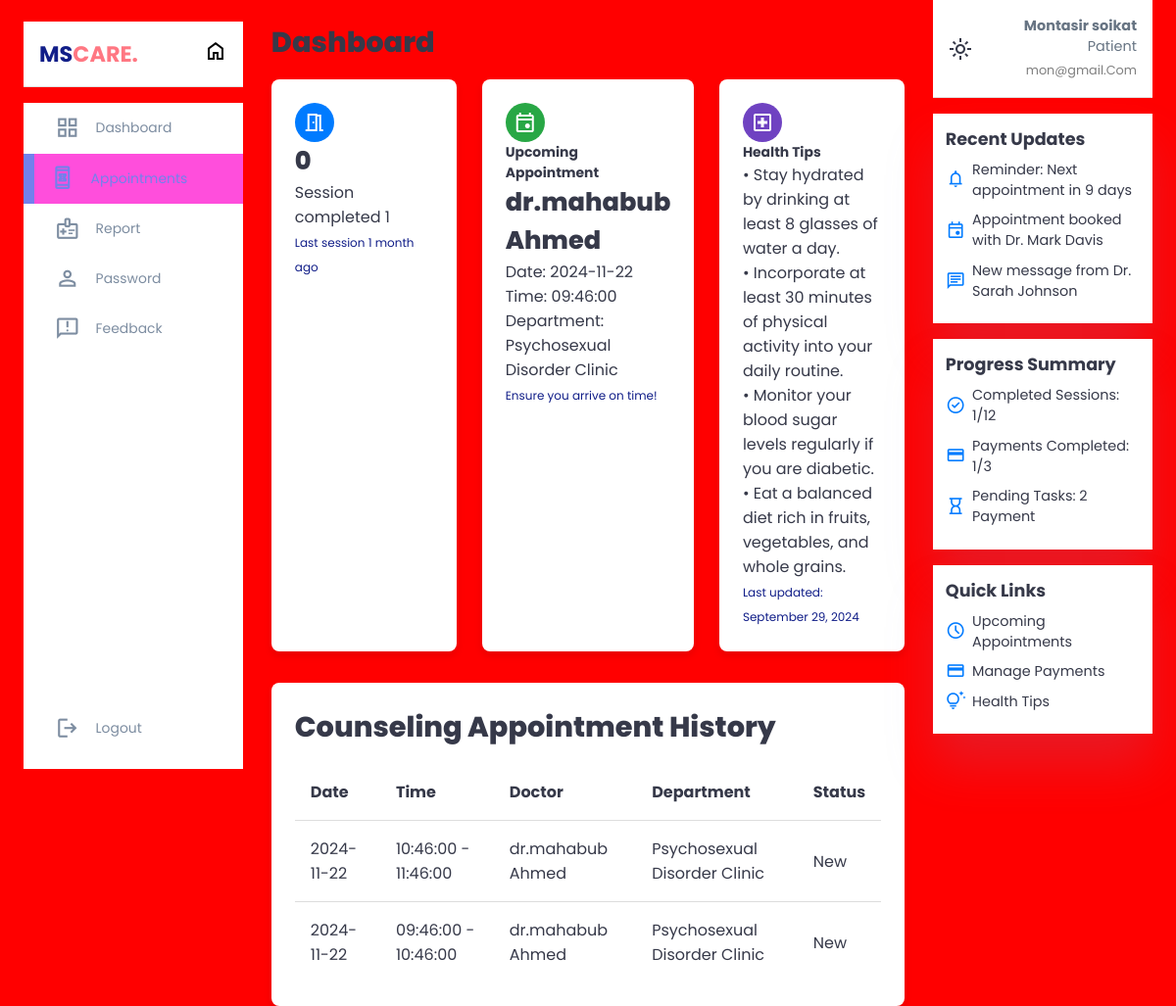
Screenshot of /patient/patient_dashboard.php (signed in) with the database file from the repository.
### tables this page shows
CREATE TABLE `appointments_patients` (
  `id` int(11) NOT NULL,
  `email` varchar(255) NOT NULL,
  `name` varchar(255) NOT NULL,
  `phone_number` varchar(15) NOT NULL,
  `age` int(11) NOT NULL,
  `gender` enum('Male','Female','Other') NOT NULL,
  `address` text NOT NULL,
  `appointment_date` date NOT NULL,
  `start_time` time NOT NULL,
  `end_time` time GENERATED ALWAYS AS (addtime(`start_time`,'01:00:00')) STORED,
  `patient_status` enum('New','Old') NOT NULL,
  `department_name` varchar(255) NOT NULL,
  `doctor_name` varchar(255) NOT NULL
);

CREATE TABLE `users` (
  `id` int(11) NOT NULL,
  `first_name` varchar(50) NOT NULL,
  `last_name` varchar(50) NOT NULL,
  `phone_number` varchar(15) NOT NULL,
  `email` varchar(100) NOT NULL,
  `password` varchar(255) NOT NULL,
  `birthday` date NOT NULL,
  `gender` enum('Male','Female','Other') NOT NULL,
  `role` enum('admin','doctor','patient') DEFAULT 'patient',
  `profile_picture` varchar(255) DEFAULT NULL,
  `doctor_id` int(11) DEFAULT NULL,
  `reset_token` varchar(255) DEFAULT NULL,
  `token_expiry` datetime DEFAULT NULL
);

### patient/patient_dashboard.php (the view, shortened to what this page needs)
<?php
$conn = new mysqli("localhost", "root", "", "hospital_management");
$email = $_SESSION['user_id'];
$sql = "SELECT first_name, last_name, phone_number, birthday, gender FROM users WHERE email=?";
$stmt = $conn->prepare($sql);
$stmt->bind_param("s", $email);
$stmt->execute();
$result = $stmt->get_result();
$patient = $result->fetch_assoc();
$name = $patient['first_name'] . ' ' . $patient['last_name'];
$upcoming_appointment_query = "
    SELECT doctor_name, appointment_date, start_time, department_name
    FROM appointments_patients
    WHERE email = ? AND appointment_date >= CURDATE()
    ORDER BY appointment_date ASC, start_time ASC
    LIMIT 1
";
$stmt = $conn->prepare($upcoming_appointment_query);
$stmt->bind_param("s", $email);
$stmt->execute();
$result = $stmt->get_result();
$upcoming_appointment = $result->fetch_assoc();
$counseling_history_query = "
    SELECT appointment_date, start_time, end_time, doctor_name, department_name, patient_status
    FROM appointments_patients
    WHERE email = ? AND department_name LIKE '%Clinic%'
    ORDER BY appointment_date DESC, start_time DESC
";
$stmt = $conn->prepare($counseling_history_query);
$stmt->bind_param("s", $email);
$stmt->execute();
$result = $stmt->get_result();
$appointments = [];
while ($row = $result->fetch_assoc()) {
    $appointments[] = $row;
}
$total_sessions_query = "
    SELECT COUNT(*) AS total_sessions
    FROM appointments_patients
    WHERE email = ? AND appointment_date < CURDATE()
";
$stmt = $conn->prepare($total_sessions_query);
$stmt->bind_param("s", $email);
$stmt->execute();
$result = $stmt->get_result();
$total_sessions_data = $result->fetch_assoc();
$total_sessions = $total_sessions_data['total_sessions'];
?>
<!DOCTYPE html>
<html lang="en">
<head>
    <link rel="stylesheet" href="CSS\p.css">
</head>
<body>
    <div class="container">
        <aside>
            <div class="top">
                <div class="logo">
                    <h2>MS<span class="danger">CARE.</span></h2>
                </div>
                <div class="home">
                    <span class="material-symbols-outlined">home</span>
                </div>
            </div>
            <div class="sidebar">
                <a href="patient.php">
                <span class="material-symbols-outlined">grid_view</span>
                <h3>Dashboard</h3>
                </a>
                <a href="../appointment /index.php?email=<?php echo urlencode($_SESSION['user_id']); ?>" class="active">
                <span class="material-symbols-outlined">book_online</span>
                <h3>Appointments</h3>
                </a>
                <a href="#">
                    <span class="material-symbols-outlined">Medical_Information</span>
                    <h3>Report</h3>
                </a>
                <a href="Password.php">
                    <span class="material-symbols-outlined">person</span>
                    <h3>Password</h3>
                    </a>
                    <a href="feedback_form.php">
                    <span class="material-symbols-outlined">feedback</span>
                    <h3>Feedback</h3>
                </a>
                    <a href="../Create an Account/logout.php">
                        <span class="material-symbols-outlined">Logout</span>
                        <h3>Logout</h3>
                        </a>
            </div>
        </aside>
        <main>
            <h1>Dashboard</h1>
            <div class="insight">
                <div class="report">
                    <span class="material-symbols-outlined">Meeting_room</span>
                    <div class="middle">
                        <div class="left">
                        <h1><?php echo htmlspecialchars($total_sessions); ?></h1>
                            <p>Session completed 1</p>
                        </div>
                    </div>
                    <small>Last session 1 month  ago</small>
                </div>
                <div class="appointment">
    <span class="material-symbols-outlined">event</span>
    <div class="middle">
    <div class="left">
    <h3>Upcoming Appointment</h3>
    <?php if ($upcoming_appointment): ?>
        <h1><?php echo htmlspecialchars($upcoming_appointment['doctor_name']); ?></h1>
        <p>Date: <?php echo htmlspecialchars($upcoming_appointment['appointment_date']); ?></p>
        <p>Time: <?php echo htmlspecialchars($upcoming_appointment['start_time']); ?></p>
        <p>Department: <?php echo htmlspecialchars($upcoming_appointment['department_name']); ?></p>
    <?php else: ?>
        <p>No upcoming appointments found.</p>
    <?php endif; ?>
</div>
    </div>
    <small>Ensure you arrive on time!</small>
</div>
                <div class="health-tips">
                    <span class="material-symbols-outlined">local_hospital</span>
                    <div class="middle">
                        <div class="left">
                            <h3>Health Tips</h3>
                            <p>• Stay hydrated by drinking at least 8 glasses of water a day.</p>
                            <p>• Incorporate at least 30 minutes of physical activity into your daily routine.</p>
                            <p>• Monitor your blood sugar levels regularly if you are diabetic.</p>
                            <p>• Eat a balanced diet rich in fruits, vegetables, and whole grains.</p>
                        </div>
                    </div>
                    <small>Last updated: September 29, 2024</small>
                </div>
            </div>
            <div class="history">
    <h1>Counseling Appointment History</h1>
    <table>
        <thead>
            <tr>
                <th>Date</th>
                <th>Time</th>
                <th>Doctor</th>
                <th>Department</th>
                <th>Status</th>
            </tr>
        </thead>
        <tbody>
            <?php if (empty($appointments)): ?>
                <tr>
                    <td colspan="5">No counseling appointments found.</td>
                </tr>
            <?php else: ?>
                <?php foreach ($appointments as $appointment): ?>
                    <tr>
                        <td><?php echo htmlspecialchars($appointment['appointment_date']); ?></td>
                        <td>
                            <?php
                                echo htmlspecialchars($appointment['start_time']);
                                if (!empty($appointment['end_time'])) {
                                    echo " - " . htmlspecialchars($appointment['end_time']);
                                }
                            ?>
                        </td>
                        <td><?php echo htmlspecialchars($appointment['doctor_name']); ?></td>
                        <td><?php echo htmlspecialchars($appointment['department_name']); ?></td>
                        <td><?php echo htmlspecialchars($appointment['patient_status']); ?></td>
                    </tr>
                <?php endforeach; ?>
            <?php endif; ?>
        </tbody>
    </table>
</div>
        </main>
        <right>
           <div class="top">
        <div class="theme-toggler">
            <span class="material-symbols-outlined" id="light-icon" style="display: block;">light_mode</span>
        </div>
        <div class="profile">
    <div class="info">
        <p><?php echo htmlspecialchars($name); ?></p>
        <p>Patient</p>
        <small class="text-muted"><?php echo htmlspecialchars($email); ?></small>
    </div>
</div>
    </div>
            <div class="recent-updates">
                <h4>Recent Updates</h4>
                <ul>
                    <li><span class="material-symbols-outlined">notifications</span> Reminder: Next appointment in 9 days</li>
                    <li><span class="material-symbols-outlined">event</span> Appointment booked with Dr. Mark Davis</li>
                    <li><span class="material-symbols-outlined">message</span> <a href="chat.html">New message from Dr. Sarah Johnson</a></li>
                </ul>
            </div>
            <div class="progress-summary">
                <h4>Progress Summary</h4>
                <ul>
                    <li><span class="material-symbols-outlined">check_circle</span> Completed Sessions: 1/12</li>
                    <li><span class="material-symbols-outlined">payment</span> Payments Completed: 1/3</li>
                    <li><span class="material-symbols-outlined">hourglass_empty</span> Pending Tasks: 2 Payment</li>
                </ul>
            </div>
            <div class="shortcuts">
                <h4>Quick Links</h4>
                <ul>
                    <li><span class="material-symbols-outlined">schedule</span> Upcoming Appointments</li>
                    <li><span class="material-symbols-outlined">payment</span> Manage Payments</li>
                    <li><span class="material-symbols-outlined">tips_and_updates</span> Health Tips</li>
                </ul>
            </div>
        </right>
    </div>
</body>

### rows the page displays
appointments_patients: doctor_name "dr.mahabub Ahmed", appointment_date "2024-11-22", start_time "09:46:00", department_name "Psychosexual Disorder Clinic", end_time "10:46:00", patient_status "New"
appointments_patients: appointment_date "2024-11-22", start_time "10:46:00", end_time "11:46:00", doctor_name "dr.mahabub Ahmed", department_name "Psychosexual Disorder Clinic", patient_status "New"
users: name "Montasir soikat"

### other values shown
$total_sessions "0"
$email "mon@gmail.Com"
